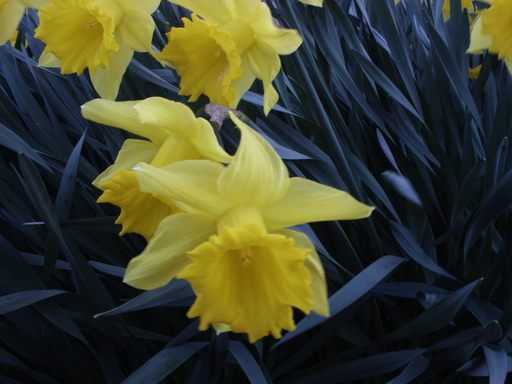
#> input picture Img/2.bmp, 512 x 384 px, found by its file name
$ python op_cv2.py
#> lines starting #> are read from the running program, lines starting #| are printed output that depends on the picture
import cv2
import os
import numpy as np


# Rutas de archivos y funciones
# >crear una variable con el nombre del archivo
archivo = 'op_cv2.py'
# >Establecer la ruta de este archivo
ruta_actual = os.path.abspath(__file__)
# >A la ruta del archivo hay que quitarle en el nombre del archivo
ruta_actual = ruta_actual[:-len(archivo)]
# >Se importan los directorios de imágenes, Cifrado AES, y LSB
# AES y LSB se importan en la cabecera
carpeta_img = ruta_actual+"\Img\ "
carpeta_cif = ruta_actual+"\ImgCif\ "
carpeta_save = ruta_actual+"\ImgYCbCr\ "
# >Seleccionar la imagen conformae a la carpeta IMG
img_pull = carpeta_img[:-1]+'2.bmp'
# >Lee la imagen y la reescala a 480x640
img = cv2.imread(img_pull, cv2.IMREAD_COLOR)
#> img is the input picture: shape (384, 512, 3); mean B, G, R 45, 67.6, 64.2
img = cv2.resize(img, (640, 480), interpolation=cv2.INTER_AREA)
#> img: shape (480, 640, 3)
# >Mostrar la imagen
# este paso se puede omitir para la API
# cv2.imshow('Imagen reescalada', img)
# cv2.waitKey(0) # ojo, esto requiere que se agreguen las lineas "cv2.waitKey(0)" y "cv2.destroyAllWindows()" al final del script
# Guardo la informacion RGB
b, g, r = cv2.split(img)
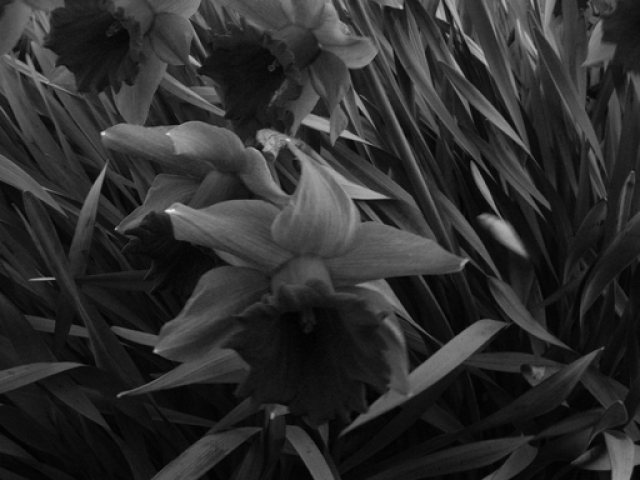
#> b: shape (480, 640); min 0, max 236, mean 45.1
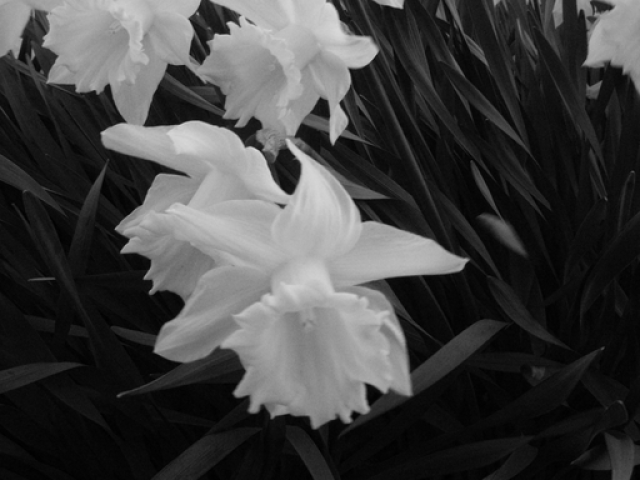
#> r: shape (480, 640); min 0, max 218, mean 64.3
r = cv2.merge([np.zeros_like(r), np.zeros_like(r), r])  # bgr
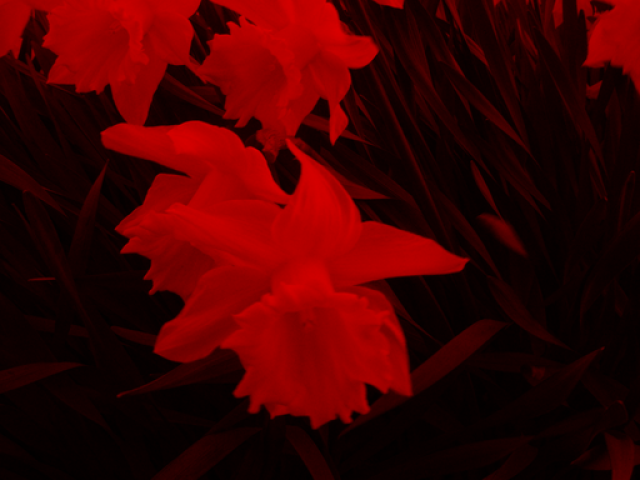
#> r: shape (480, 640, 3); mean of channels 0, 1, 2 0, 0, 64.3; drawn as B, G, R
g = cv2.merge([np.zeros_like(g), g, np.zeros_like(g)])  # bgr
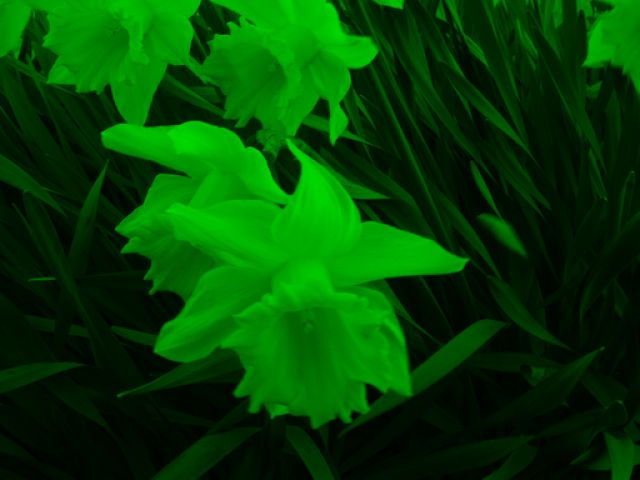
#> g: shape (480, 640, 3); mean of channels 0, 1, 2 0, 67.7, 0; drawn as B, G, R
b = cv2.merge([b, np.zeros_like(b), np.zeros_like(b)])  # bgr
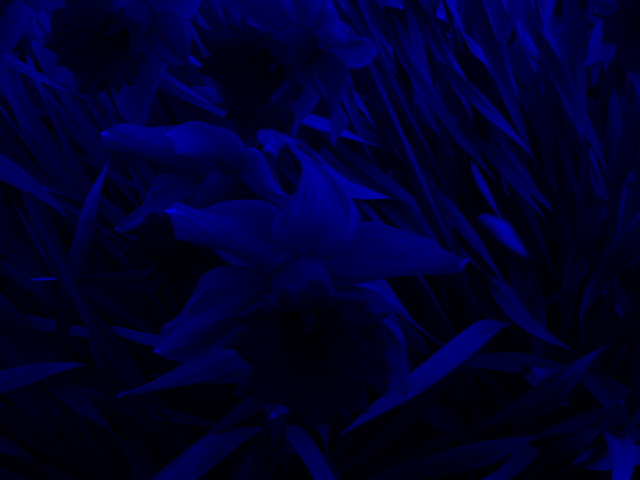
#> b: shape (480, 640, 3); mean of channels 0, 1, 2 45.1, 0, 0; drawn as B, G, R
cv2.imwrite(carpeta_save[:-1]+"\componente-R.bmp", r)
cv2.imwrite(carpeta_save[:-1]+"\componente-G.bmp", g)
cv2.imwrite(carpeta_save[:-1]+"\componente-B.bmp", b)
# Conversión de RGB a YCBR
img_yuv = cv2.cvtColor(img, cv2.COLOR_BGR2YCrCb)
#> img_yuv: shape (480, 640, 3); mean of channels 0, 1, 2 64.1, 128.1, 117.3
# >toma la info de color
# >transforma esa info a YCbCr
# separo las componentes Y, Cb y Cr en diferentes variables
y, cb, cr = cv2.split(img_yuv)
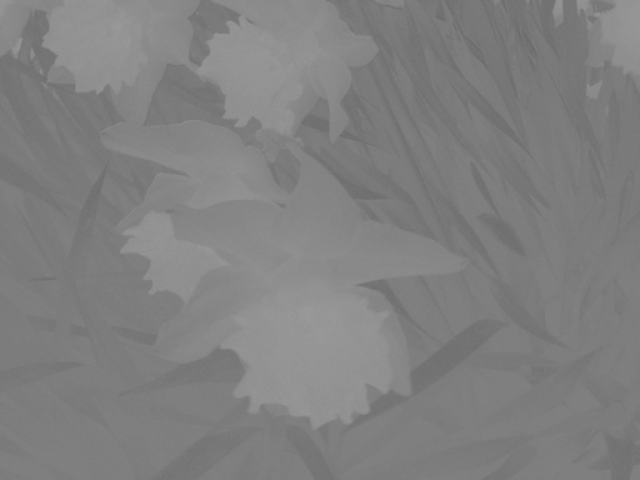
#> cb: shape (480, 640); min 107, max 154, mean 128.1
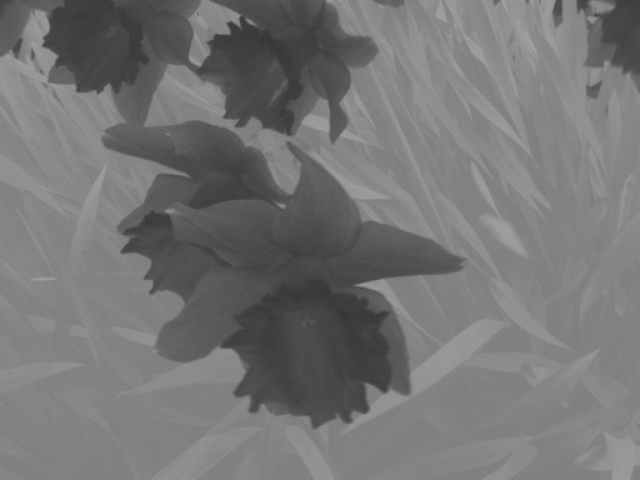
#> cr: shape (480, 640); min 52, max 161, mean 117.3
# >Muestra la imagen sin la información de Cb y Cr
cv2.imwrite(carpeta_save[:-1]+"\componente-y.bmp", y)
cv2.imwrite(carpeta_save[:-1]+"\componente-cb.bmp", cb)
cv2.imwrite(carpeta_save[:-1]+"\componente-cr.bmp", cr)

ycb = cv2.merge([y, cb, np.zeros_like(cb)])
#> ycb: shape (480, 640, 3); mean of channels 0, 1, 2 64.1, 128.1, 0
ycr = cv2.merge([y, np.zeros_like(cr), cr])
#> ycr: shape (480, 640, 3); mean of channels 0, 1, 2 64.1, 0, 117.3
cv2.imwrite(carpeta_save[:-1]+"\componente-ycb.bmp", ycb)
cv2.imwrite(carpeta_save[:-1]+"\componente-ycr.bmp", ycr)


# >Obiene la info de alto y ancho
# >Obtiene la info de color Cb
# >Obtiene la info de color Cr
# Procesamiento de la información de color


# Guardar las imagenes de cada componente por separado usando OpenCV
# cv2.imwrite('ruta/a/la/componente-Y.jpg', y)
# cv2.imwrite('ruta/a/la/componente-Cb.jpg', cb)
# cv2.imwrite('ruta/a/la/componente-Cr.jpg', cr)


# # Redimensionar la componente Cb
# cb_resized2 = zoom(cb, (128/cb.shape[0], 128/cb.shape[1]), order=3)
# cb_resized2 = np.uint8(cb_resized2)

# cv2.imwrite(carpeta_save[:-1]+"\componente-cb-resized-2.bmp", cb_resized2)

$ run again, with Img/1.bmp copied over Img/2.bmp
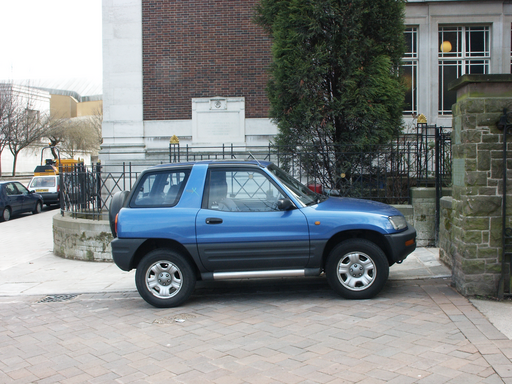
#> input picture Img/1.bmp, 512 x 384 px, found by its file name
#> img is the input picture: shape (384, 512, 3); mean B, G, R 133.7, 132.8, 128.1
#> img: shape (480, 640, 3)
#> `b = cv2.merge([b, np.zeros_like(b), np.zeros_like(b)])`:
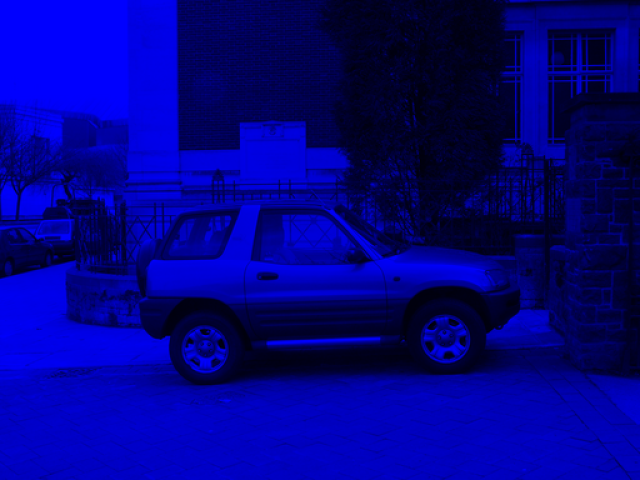
#> b: shape (480, 640, 3); mean of channels 0, 1, 2 133.8, 0, 0; drawn as B, G, R
#> img_yuv: shape (480, 640, 3); mean of channels 0, 1, 2 131.6, 125.6, 129.3
#> `y, cb, cr = cv2.split(img_yuv)`:
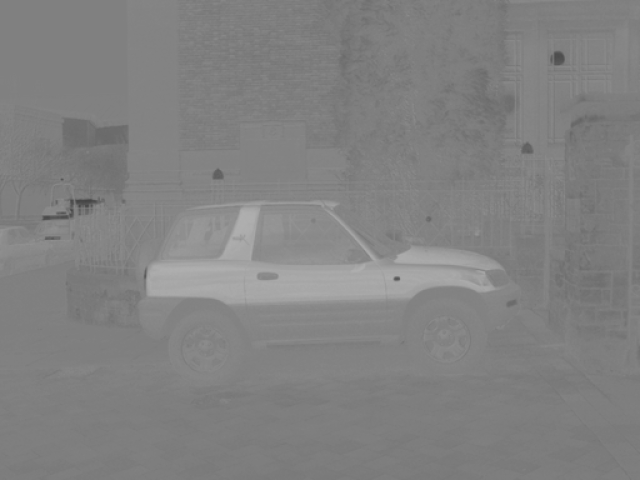
#> cr: shape (480, 640); min 69, max 176, mean 129.3
#> ycb: shape (480, 640, 3); mean of channels 0, 1, 2 131.6, 125.6, 0
#> ycr: shape (480, 640, 3); mean of channels 0, 1, 2 131.6, 0, 129.3

$ run again, with Img/3.bmp copied over Img/2.bmp
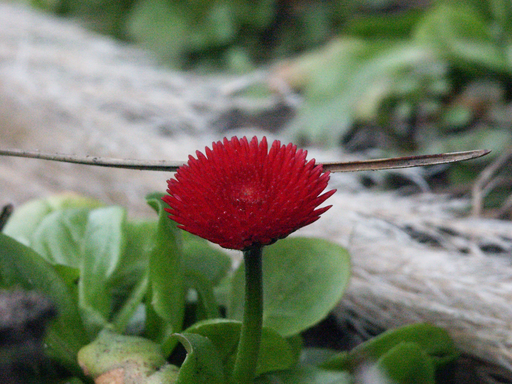
#> input picture Img/3.bmp, 512 x 384 px, found by its file name
#> img is the input picture: shape (384, 512, 3); mean B, G, R 100.3, 119.1, 115.1
#> img: shape (480, 640, 3)
#> `b = cv2.merge([b, np.zeros_like(b), np.zeros_like(b)])`:
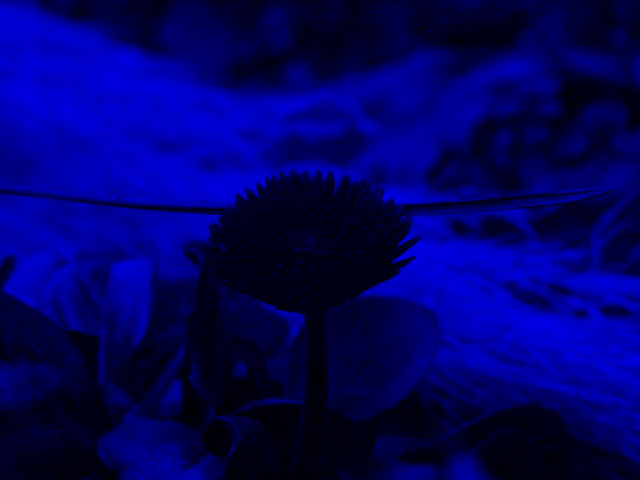
#> b: shape (480, 640, 3); mean of channels 0, 1, 2 100.4, 0, 0; drawn as B, G, R
#> img_yuv: shape (480, 640, 3); mean of channels 0, 1, 2 115.9, 127.5, 119.3
#> `y, cb, cr = cv2.split(img_yuv)`:
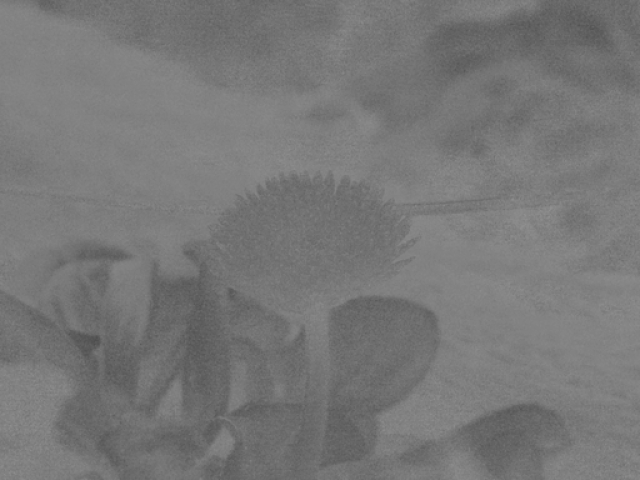
#> cr: shape (480, 640); min 78, max 144, mean 119.3
#> ycb: shape (480, 640, 3); mean of channels 0, 1, 2 115.9, 127.5, 0
#> ycr: shape (480, 640, 3); mean of channels 0, 1, 2 115.9, 0, 119.3

$ run again, with Img/4.bmp copied over Img/2.bmp
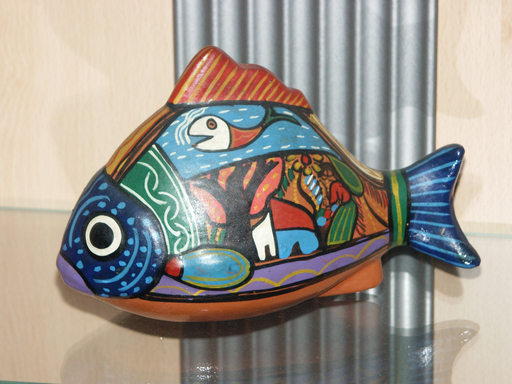
#> input picture Img/4.bmp, 512 x 384 px, found by its file name
#> img is the input picture: shape (384, 512, 3); mean B, G, R 143.4, 152.1, 158.1
#> img: shape (480, 640, 3)
#> img_yuv: shape (480, 640, 3); mean of channels 0, 1, 2 153, 131.7, 122.6
#> `y, cb, cr = cv2.split(img_yuv)`:
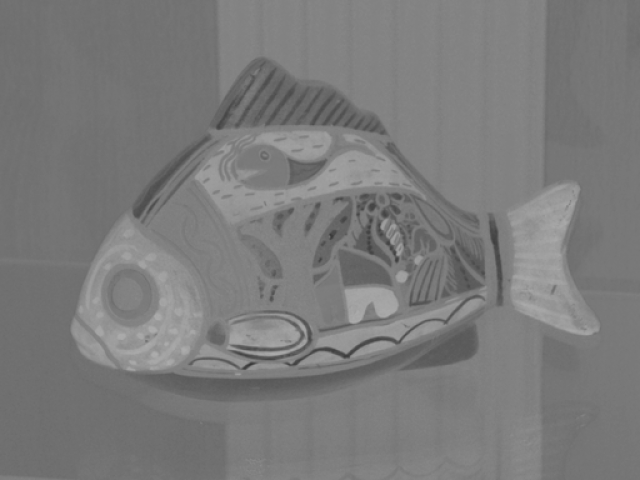
#> cr: shape (480, 640); min 53, max 173, mean 122.6
#> ycb: shape (480, 640, 3); mean of channels 0, 1, 2 153, 131.7, 0
#> ycr: shape (480, 640, 3); mean of channels 0, 1, 2 153, 0, 122.6
